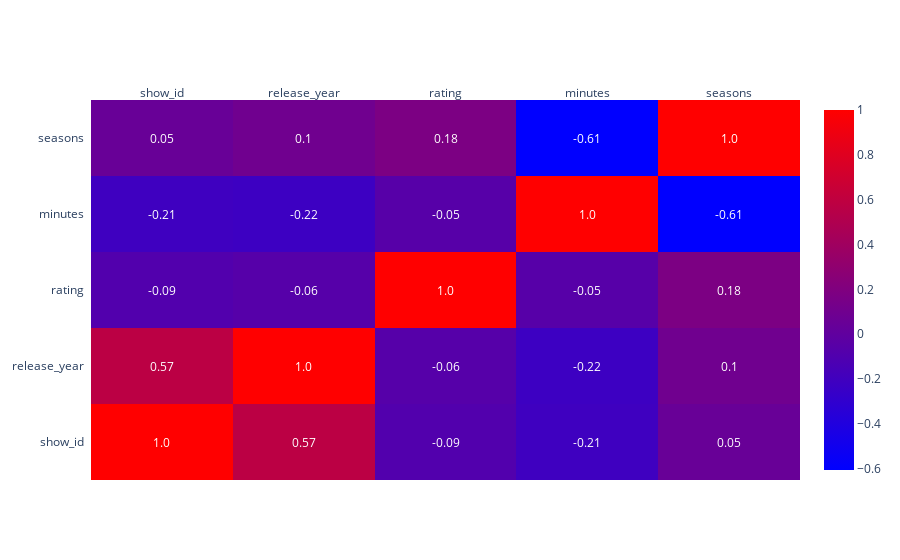

Source (notebook cell):
### Markdown cell above
### 4.3.1 Numerical Attributes

### Code cell
num_attributes = exploratory_data_analysis.select_dtypes(include='number')
correlation = num_attributes.corr(method='pearson')

fig = ff.create_annotated_heatmap(
    z=correlation.values, 
    x=list(correlation.columns), 
    y=list(correlation.index), 
    annotation_text=correlation.round(2).values, 
    showscale=True,
    colorscale='Bluered'
)
fig.show()

### Figure 1 — Plotly figure (JSON) as saved in the notebook; plotly's stock layout.template omitted (floating-point values rounded to 4 significant figures)
{"data": [{"colorscale": [[0, "rgb(0,0,255)"], [1, "rgb(255,0,0)"]], "reversescale": false, "showscale": true, "type": "heatmap", "x": ["show_id", "release_year", "rating", "minutes", "seasons"], "y": ["show_id", "release_year", "rating", "minutes", "seasons"], "z": [[1, 0.5699, -0.09117, -0.2086, 0.04662], [0.5699, 1, -0.06312, -0.2226, 0.0975], [-0.09117, -0.06312, 1, -0.05461, 0.1771], [-0.2086, -0.2226, -0.05461, 1, -0.6051], [0.04662, 0.0975, 0.1771, -0.6051, 1]]}], "layout": {"annotations": [{"font": {"color": "#FFFFFF"}, "showarrow": false, "text": "1.0", "x": "show_id", "xref": "x", "y": "show_id", "yref": "y"}, {"font": {"color": "#FFFFFF"}, "showarrow": false, "text": "0.57", "x": "release_year", "xref": "x", "y": "show_id", "yref": "y"}, {"font": {"color": "#FFFFFF"}, "showarrow": false, "text": "-0.09", "x": "rating", "xref": "x", "y": "show_id", "yref": "y"}, {"font": {"color": "#FFFFFF"}, "showarrow": false, "text": "-0.21", "x": "minutes", "xref": "x", "y": "show_id", "yref": "y"}, {"font": {"color": "#FFFFFF"}, "showarrow": false, "text": "0.05", "x": "seasons", "xref": "x", "y": "show_id", "yref": "y"}, {"font": {"color": "#FFFFFF"}, "showarrow": false, "text": "0.57", "x": "show_id", "xref": "x", "y": "release_year", "yref": "y"}, {"font": {"color": "#FFFFFF"}, "showarrow": false, "text": "1.0", "x": "release_year", "xref": "x", "y": "release_year", "yref": "y"}, {"font": {"color": "#FFFFFF"}, "showarrow": false, "text": "-0.06", "x": "rating", "xref": "x", "y": "release_year", "yref": "y"}, {"font": {"color": "#FFFFFF"}, "showarrow": false, "text": "-0.22", "x": "minutes", "xref": "x", "y": "release_year", "yref": "y"}, {"font": {"color": "#FFFFFF"}, "showarrow": false, "text": "0.1", "x": "seasons", "xref": "x", "y": "release_year", "yref": "y"}, {"font": {"color": "#FFFFFF"}, "showarrow": false, "text": "-0.09", "x": "show_id", "xref": "x", "y": "rating", "yref": "y"}, {"font": {"color": "#FFFFFF"}, "showarrow": false, "text": "-0.06", "x": "release_year", "xref": "x", "y": "rating", "yref": "y"}, {"font": {"color": "#FFFFFF"}, "showarrow": false, "text": "1.0", "x": "rating", "xref": "x", "y": "rating", "yref": "y"}, {"font": {"color": "#FFFFFF"}, "showarrow": false, "text": "-0.05", "x": "minutes", "xref": "x", "y": "rating", "yref": "y"}, {"font": {"color": "#FFFFFF"}, "showarrow": false, "text": "0.18", "x": "seasons", "xref": "x", "y": "rating", "yref": "y"}, {"font": {"color": "#FFFFFF"}, "showarrow": false, "text": "-0.21", "x": "show_id", "xref": "x", "y": "minutes", "yref": "y"}, {"font": {"color": "#FFFFFF"}, "showarrow": false, "text": "-0.22", "x": "release_year", "xref": "x", "y": "minutes", "yref": "y"}, {"font": {"color": "#FFFFFF"}, "showarrow": false, "text": "-0.05", "x": "rating", "xref": "x", "y": "minutes", "yref": "y"}, {"font": {"color": "#FFFFFF"}, "showarrow": false, "text": "1.0", "x": "minutes", "xref": "x", "y": "minutes", "yref": "y"}, {"font": {"color": "#FFFFFF"}, "showarrow": false, "text": "-0.61", "x": "seasons", "xref": "x", "y": "minutes", "yref": "y"}, {"font": {"color": "#FFFFFF"}, "showarrow": false, "text": "0.05", "x": "show_id", "xref": "x", "y": "seasons", "yref": "y"}, {"font": {"color": "#FFFFFF"}, "showarrow": false, "text": "0.1", "x": "release_year", "xref": "x", "y": "seasons", "yref": "y"}, {"font": {"color": "#FFFFFF"}, "showarrow": false, "text": "0.18", "x": "rating", "xref": "x", "y": "seasons", "yref": "y"}, {"font": {"color": "#FFFFFF"}, "showarrow": false, "text": "-0.61", "x": "minutes", "xref": "x", "y": "seasons", "yref": "y"}, {"font": {"color": "#FFFFFF"}, "showarrow": false, "text": "1.0", "x": "seasons", "xref": "x", "y": "seasons", "yref": "y"}], "xaxis": {"dtick": 1, "gridcolor": "rgb(0, 0, 0)", "side": "top", "ticks": ""}, "yaxis": {"dtick": 1, "ticks": "", "ticksuffix": "  "}}}
